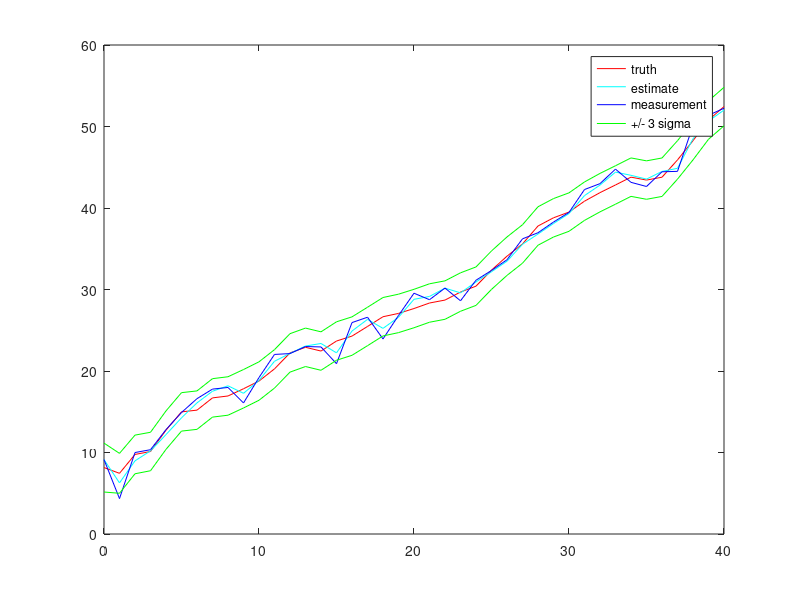

Write the MATLAB code that produced this figure.
% One Dimentional (positional) Kalman Tracking Problem
% 
% System Definition
% x+ = x + u * dt + n
% y  = x + v


clear; clc;


dt = 1;

F_x = 1;
F_u = dt;
F_n = 1;
H = 1;

Q = 1;
R = 1;

% simulated variables

X = 7;
u = 1;

% estimated variables

x = 0;
P = 1e4;

% trajectories
tt = 0:dt:40;
XX = zeros(1, size(tt,2));
xx = zeros(1, size(tt,2));
yy = zeros(1, size(tt,2));
PP = zeros(1, size(tt,2));

% perturbation levels
q = sqrt(Q);
r = sqrt(R);

% start loop
i = 1;
for t = tt

    % simulate
    n = q * randn;
    X = F_x * X + F_u * u + F_n * n;
    v = r * randn;
    y = H*X + v;
    
    % estimate - prediction
    x = F_x * x + F_u * u;
    P = F_x * P * F_x' + F_n * Q * F_n';
    
    % correction
    e = H * x;
    E = H * P * H';
    
    z = y - e;
    Z = R + E;
    
    K = P * H' * Z^-1;
    
    x = x + K * z;
    P = P - K * H * P;
    
    % collect data
    XX(:,i) = X;
    xx(:,i) = x;
    yy(:,i) = y;
    PP(:,i) = diag(P);

    % update index
    i = i + 1;
end

% plot
plot(tt,XX,'r',tt,xx,'c',tt,yy,'b',tt,XX+3*sqrt(PP),'g',tt,XX-3*sqrt(PP),'g');
legend('truth','estimate','measurement','+/- 3 sigma')

